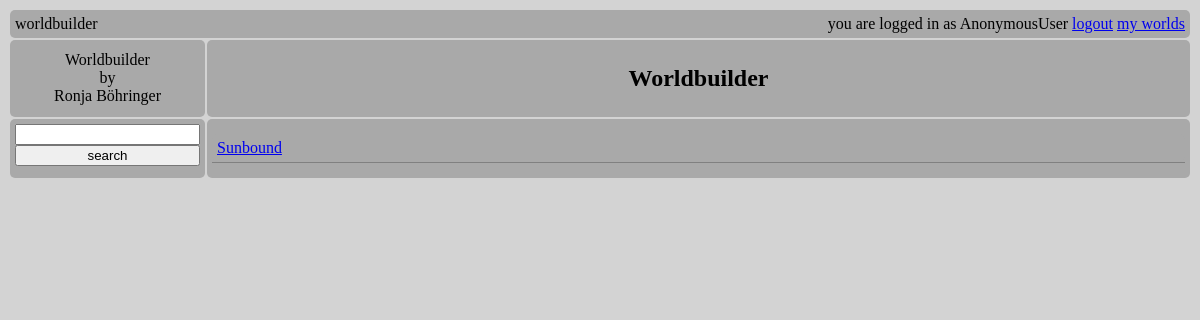
Page /Ronja/ on the earlier database version.
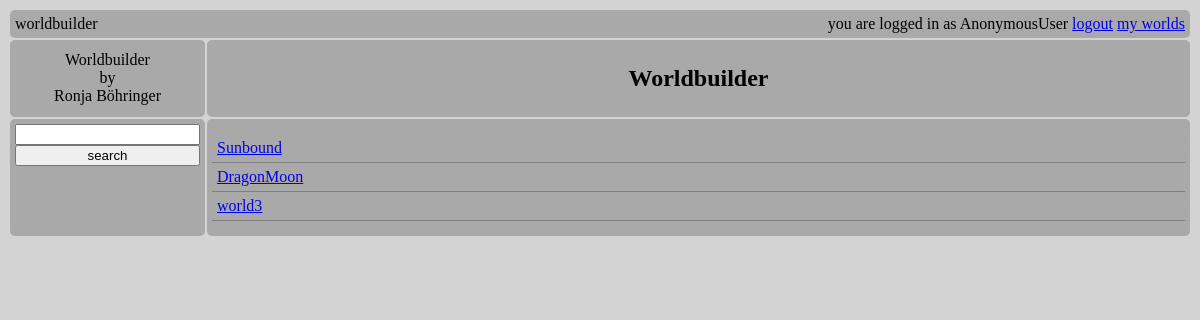
Same page on the later database version.
### worldbuilder/models.py (models this page shows, shortened)
@python_2_unicode_compatible
class World(models.Model):
    name = models.CharField(max_length=200)
    owner = models.ForeignKey(settings.AUTH_USER_MODEL, null=True)

### worldbuilder/views.py (the view)
# urls.py: url(r'^(?P<user_name>[\w-]+)/$', views.userView, name='user'),
def userView(request, user_name):
    user = User.objects.get(username=user_name)
    worlds = user.world_set.all()
    context = {'worlds': worlds, 'user': user}
    return render(request, 'worldbuilder/user.html', context)

### worldbuilder/templates/worldbuilder/user.html (shortened to what this page needs)
{% extends "worldbuilder/base.html" %}
{% load static %}
{% block content %}
<table id="informationTable">
{% for world in user.world_set.all %}
    <tr>
      <td><a href="{% url 'worldbuilder:world' user.username world.name %}"> {{ world.name }} </a></td>
    </tr>
{% endfor %}
</table>
{% endblock %}

Differences in the rows shown:
now on this page (row edited): World: name "DragonMoon"
now on this page (row edited): World: name "world3"
